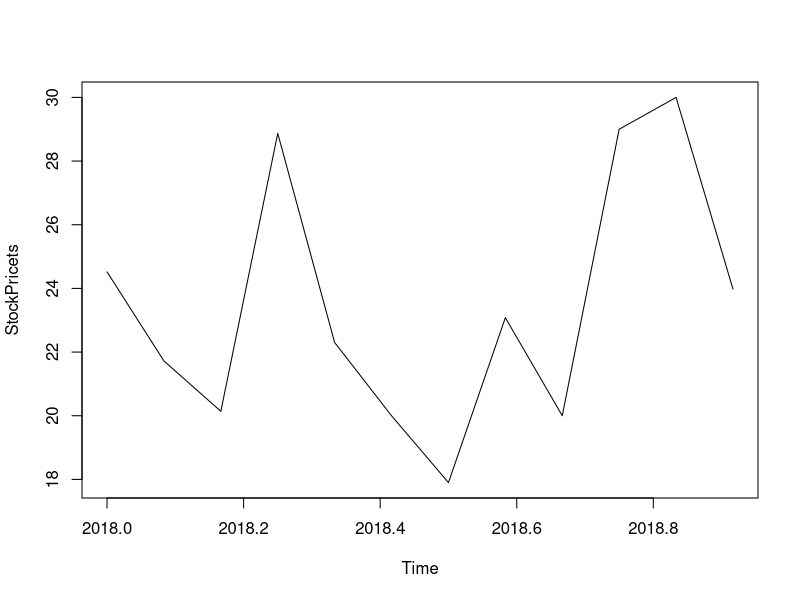
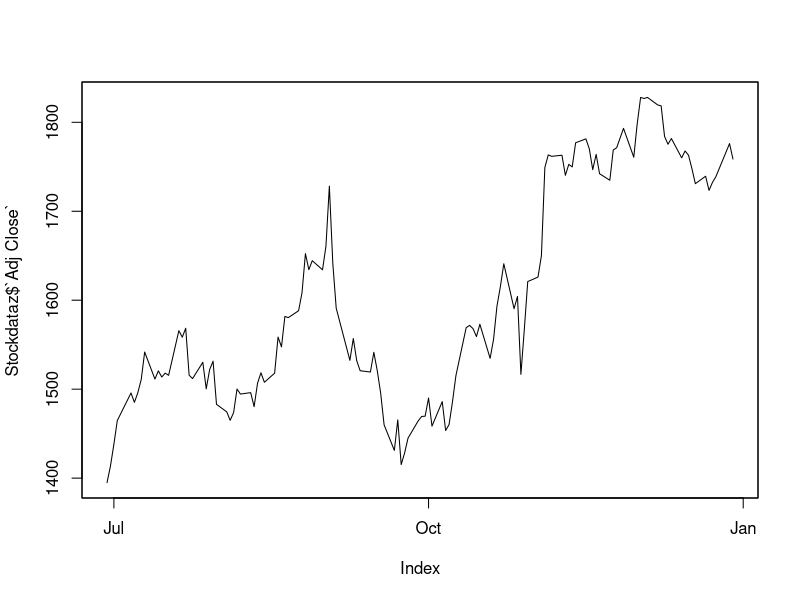
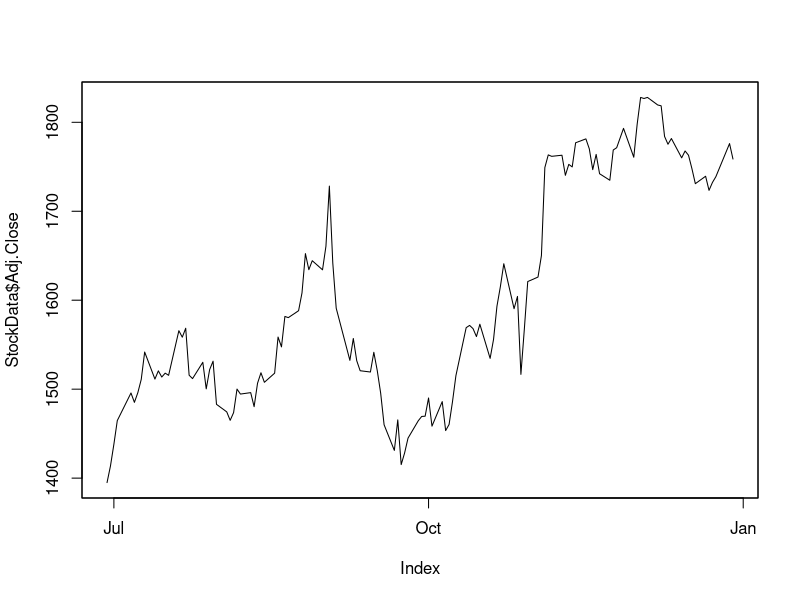
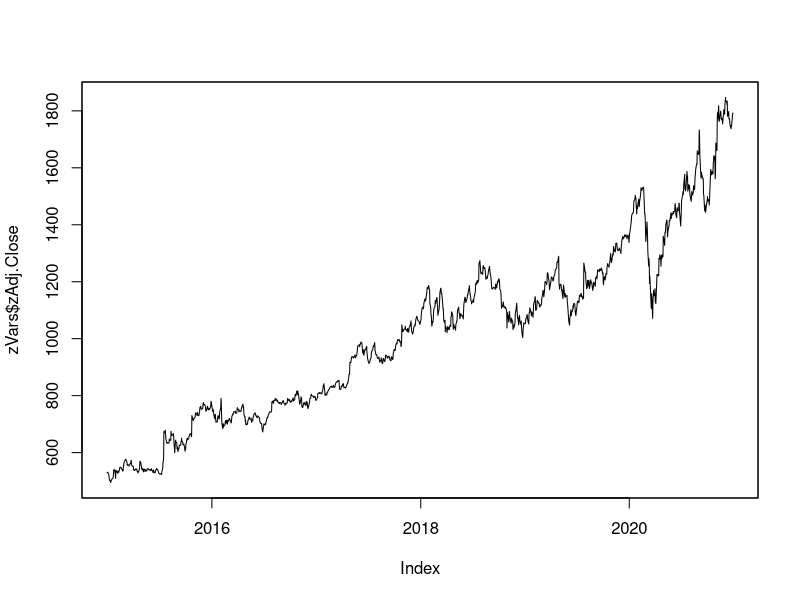
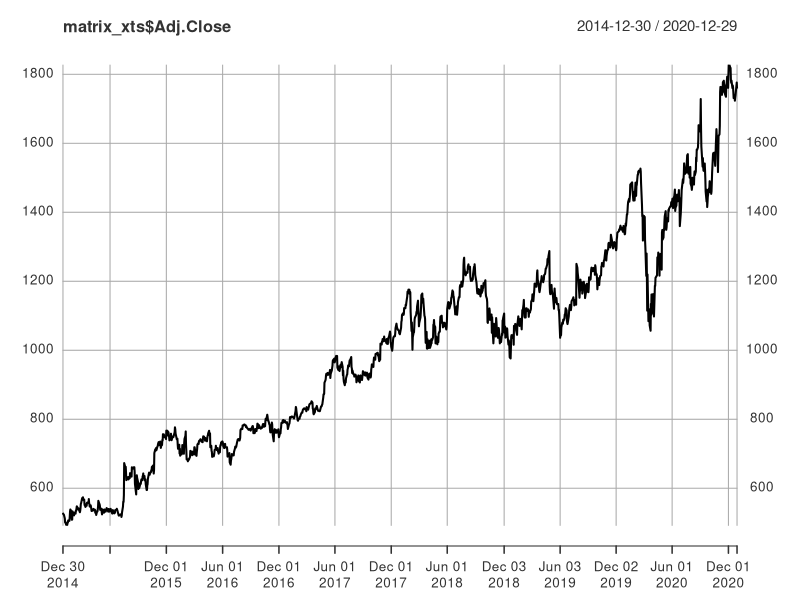

These figures' R source, in order:

  # Create Time Series
  ### Generate time series from scratch.

setwd("C:/Users/ddaya/OneDrive/Data Science Portfolio/Quantitative Finance")


################### CREATE TIME SERIES  ###########################

### Generate a time series: Exampple 
## Example
StockPrice<-c(24.52,21.72,20.14,28.87,22.3,20,17.9,23.08,20,29,30,23.98) # data
StockPrice
StockPricets<- ts(StockPrice,start = c(2018,1),frequency = 12)	# set start dates of our data
StockPricets 
plot(StockPricets) # graph



# Example 1 - Convert .csv to Zoo 
### After importing the stock data, we analyze it.

### Convert data to time series: Example 1 --converting the dataset to Zoo after importing
#import data
library(readr)
StockData <- read_csv("GOOG.csv")
### Estimate the Net-Return
# let's suppose we invested $1358.18 on March 29 of 2020
Investment<-1358.18
StockData$Return<-StockData$`Adj Close`-Investment
# set as time series
# install.packages("zoo") # I already have it installed
library(zoo)
# select all dates after March 28, because, we invested on March 29.
StockData<-StockData[StockData$Date >= "2020-06-29" & StockData$Date <= "2020-12-30",]
dt = as.Date(StockData$Date, format="%Y-%m-%d")
Stockdataz = zoo(x=cbind(StockData$Volume,StockData$`Adj Close`), order.by=dt) 
colnames(Stockdataz) <- c("Volume","Adj Close")
head(Stockdataz)




summary(Stockdataz)



plot(Stockdataz$`Adj Close`)




#Example 2 - converting .csv to Zoo



#import data              
StockData <- read.zoo("GOOG.csv",header = TRUE, sep = ",",format="%Y-%m-%d")
StockData[length(StockData$Open),] # to identify last date
StockData <- window(StockData, start=as.Date("2020-06-29"), end=as.Date("2020-12-30")) ## select all dates after March 28, because, we invested on March 29.
StockData$Return<-StockData$`Adj.Close`-Investment
# Explotring the on our last 10 dates of the dataset, this also allows to verify our return at the end of the year.
tail(StockData, n=10)


summary(StockData)




plot(StockData$Adj.Close)


# Example 3 - Converting Each Variable to Zoo 



### Convert data to time series: Example 3 --converting each variable to Zoo       

StockData <- read.table("GOOG.csv",header = TRUE, sep = ",")
zVolume <-zoo(StockData[,2:2],as.Date(as.character(StockData[, 1]), format="%Y-%m-%d"))
zAdj.Close <-zoo(StockData[,3:3],as.Date(as.character(StockData[, 1]), format="%Y-%m-%d"))
zVars<-cbind(zVolume, zAdj.Close)


# We see the first dates of our dataset


head(StockData)


# Now, we explore the first dates of the variables that we changed to Zoo. 

head(zVars)


# Let us explore the variables.

summary(zVars)



plot(zVars$zAdj.Close)


#Example 4 - converting .csv to Xts


### Convert data to time series: Example 4 --converting the dataset to xts
StockData <- read.zoo("GOOG.csv",header = TRUE, sep = ",",format="%Y-%m-%d")
library(xts)
matrix_xts <- as.xts(StockData,dateFormat='POSIXct')
head(matrix_xts)




summary(matrix_xts)



plot(matrix_xts$Adj.Close)

